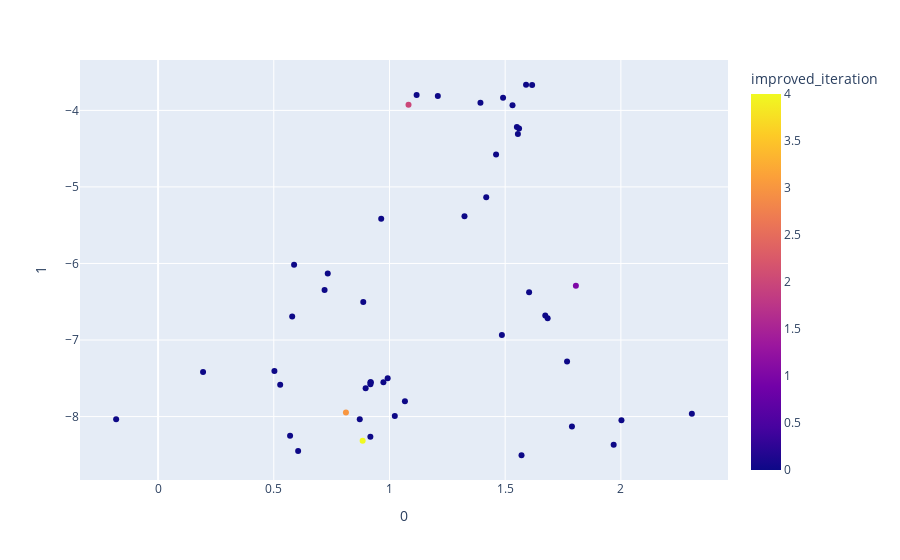

Here is the notebook cell this chart was saved with:
### Code cell
from sklearn.manifold import TSNE

features = steps_df.loc[:, :'кнопка размера']

tsne = TSNE(n_components=2, random_state=0)
projections = tsne.fit_transform(features)

fig = px.scatter(
    projections, x=0, y=1,
    color=steps_df.improved_iteration, labels={'color': 'improved_iteration'}
)
fig.show()

### Figure 1 — Plotly figure (JSON) as saved in the notebook; plotly's stock layout.template omitted (floating-point values rounded to 4 significant figures)
{"data": [{"hovertemplate": "0=%{x}<br>1=%{y}<br>improved_iteration=%{marker.color}<extra></extra>", "legendgroup": "", "marker": {"color": [1, 0, 2, 0, 0, 0, 3, 0, 0, 0, 0, 0, 0, 0, 0, 0, 0, 0, 0, 0, 0, 0, 0, 0, 0, 0, 0, 0, 0, 0, 0, 0, 0, 0, 0, 0, 0, 0, 4, 0, 0, 0, 0, 0, 0, 0, 0, 0, 0], "coloraxis": "coloraxis", "symbol": "circle"}, "mode": "markers", "name": "", "orientation": "v", "showlegend": false, "type": "scatter", "x": [1.806, 1.684, 1.082, 0.9643, 0.1944, 1.393, 0.8119, 1.324, 1.551, 1.461, 0.8716, 0.9175, 1.486, 0.897, 0.9194, 0.9922, 0.9176, 1.023, 1.555, 0.9738, 1.56, 1.067, 0.9176, 1.673, 1.117, 1.59, 0.5878, 2.307, 1.491, 1.571, 1.789, 1.603, 1.418, 1.532, 1.969, -0.1812, 1.617, 0.8867, 0.8841, 0.5027, 0.5796, 0.5277, 0.7332, 2.003, 1.209, 1.767, 0.7195, 0.5705, 0.6053], "xaxis": "x", "y": [-6.29, -6.716, -3.927, -5.415, -7.416, -3.899, -7.946, -5.383, -4.216, -4.577, -8.035, -8.262, -6.935, -7.63, -7.551, -7.499, -7.551, -7.992, -4.31, -7.55, -4.238, -7.801, -7.578, -6.68, -3.798, -3.665, -6.018, -7.963, -3.835, -8.505, -8.129, -6.377, -5.135, -3.934, -8.369, -8.034, -3.669, -6.503, -8.314, -7.405, -6.692, -7.583, -6.131, -8.047, -3.812, -7.281, -6.347, -8.249, -8.448], "yaxis": "y"}], "layout": {"coloraxis": {"colorbar": {"title": {"text": "improved_iteration"}}, "colorscale": [[0.0, "#0d0887"], [0.1111, "#46039f"], [0.2222, "#7201a8"], [0.3333, "#9c179e"], [0.4444, "#bd3786"], [0.5556, "#d8576b"], [0.6667, "#ed7953"], [0.7778, "#fb9f3a"], [0.8889, "#fdca26"], [1.0, "#f0f921"]]}, "legend": {"tracegroupgap": 0}, "margin": {"t": 60}, "xaxis": {"anchor": "y", "domain": [0.0, 1.0], "title": {"text": "0"}}, "yaxis": {"anchor": "x", "domain": [0.0, 1.0], "title": {"text": "1"}}}}
